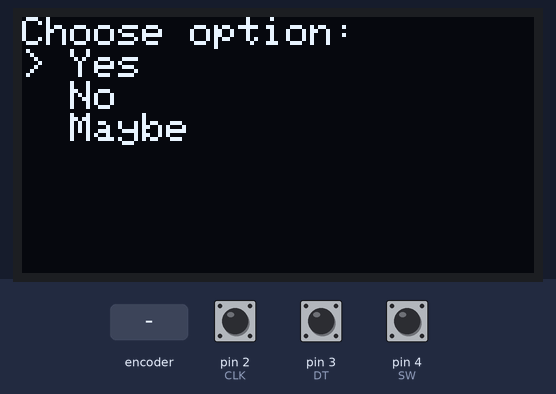
Bench run of a sketch on a simulated Arduino Uno, built with avr-gcc and run on an emulated ATmega328P. Parts: 128×64 one-colour display. The inputs (shaded band) are chosen by the test bench; at power-on: pin 4 (SW) HIGH, pin 2 (CLK) HIGH, pin 3 (DT) HIGH.

Above: at 1.2 s.
1.3 s: rotary encoder on pin 2 (CLK) / pin 3 (DT) turned 3 steps (first pin leading)
At 2.1 s:
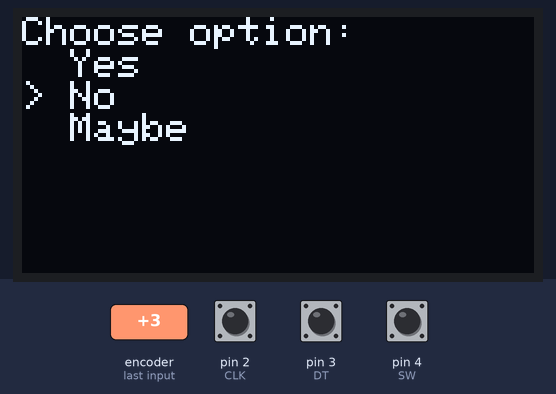
3.4 s: pin 4 (SW) pulled LOW for 3.2 s
At 3.8 s:
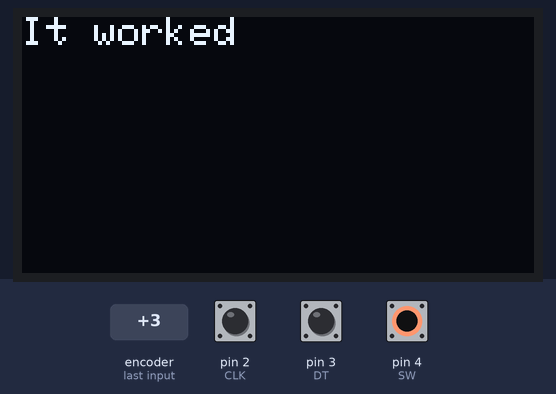
Timing chart, 0 to 6.4 s (numbered marks = the images above; inputs shaded):
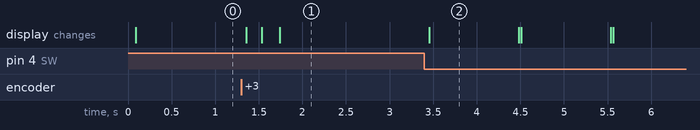

Measured:
- after the input at 1.3 s, the display: first changes after 0.06 s (image 1 shows a later state)
- after the input at 3.4 s, the display: changes after 0.05 s (image 2)
- what the display in image 2 shows lasts 1.0 s, from 3.5 s to 4.5 s

The sketch:

integratedTest.ino
```cpp
// imports OLED libraries
#include <Wire.h>
#include <Adafruit_GFX.h>
#include <Adafruit_SSD1306.h>

// initializes OLED
#define SCREEN_WIDTH 128
#define SCREEN_HEIGHT 64

Adafruit_SSD1306 display(SCREEN_WIDTH, SCREEN_HEIGHT, &Wire, -1);

// initializes input device pins
#define CLK 2
#define DT 3
#define SW 4

// initializes variables
int lastCLK;
int position = 0;
int numOpt = 3;
int readNum = 0;

// initializes lists for options and responses
String options[] = {"Yes", "No", "Maybe"};

// basic setup idk
void setup() {

  Serial.begin(9600);

  pinMode(CLK, INPUT_PULLUP);
  pinMode(DT, INPUT_PULLUP);
  pinMode(SW, INPUT_PULLUP);

  lastCLK = digitalRead(CLK);

  display.begin(SSD1306_SWITCHCAPVCC, 0x3C);

  display.clearDisplay();
  display.display();
}

// main loop for logic
void loop() {

  int currentCLK = digitalRead(CLK);

  // checks if cursor's current position has changed
  if (currentCLK != lastCLK) {
    if (readNum % 2 == 0){
      if (digitalRead(DT) != currentCLK) {
        position++;
      }
      else {
        position--;
      }
    }

    readNum++;
  }

  // makes sure cursor is within bounds
  if (position < 0) {
    position = numOpt - 1;
  }

  if (position >= numOpt) {
    position = 0;
  }

  drawMenu();

  lastCLK = currentCLK;

  // if button clicked and main logic
  if (digitalRead(SW) == LOW) {

    display.clearDisplay();
    display.setCursor(0,0);

    if (options[position] == "Yes" || options[position] == "No") {

      display.println("It worked");
      display.display();
      delay(1000);

    } else {

      display.println("It didn't work");
      display.display();
      delay(1000);
    }
  }
}

// creates the images on OLED and sets up cursor
void drawMenu() {

  display.clearDisplay();

  display.setTextSize(1);
  display.setTextColor(SSD1306_WHITE);

  display.setCursor(0,0);
  display.println("Choose option:");

  for (int i = 0; i < numOpt; i++) {

    if (i == position) {
      display.print("> ");
    } else {
      display.print("  ");
    }

    display.println(options[i]);
  }

  display.display();
}
```
